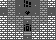

A 2D game scene composited from a Tiled map and its tileset images. What follows is a short description and the map's XML, with every tile layer's data as written:
An orthogonal 7x5 tile map with 8x8 px tiles, 1 tile layer (Tile Layer 1).

<map version="1.5" tiledversion="1.6.0" orientation="orthogonal" renderorder="right-down" width="7" height="5" tilewidth="8" tileheight="8" infinite="0" nextlayerid="2" nextobjectid="1">
 <tileset firstgid="1" source="bg.tsx" />
 <layer id="1" name="Tile Layer 1" width="7" height="5">
  <data encoding="csv">
3,72,2,15,2,72,3,
2,72,2,73,2,72,2,
3,72,72,97,72,72,3,
3,3,72,64,72,3,3,
3,3,3,97,3,3,3
</data>
 </layer>
</map>